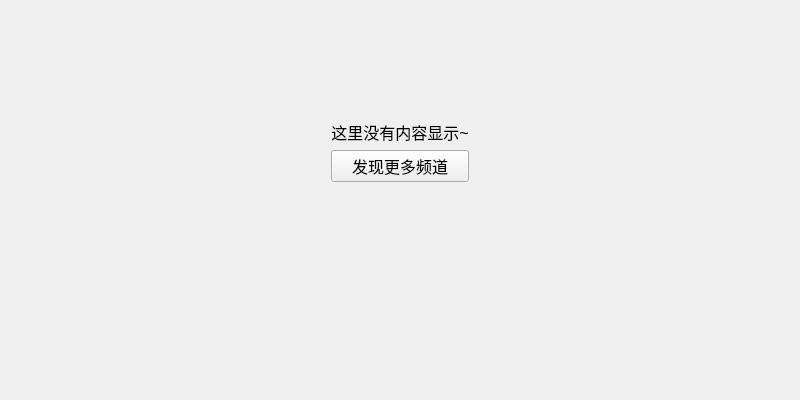
<?xml version="1.0" encoding="UTF-8"?>
<ui version="4.0">
 <class>MVChannel</class>
 <widget class="QWidget" name="MVChannel">
  <property name="geometry">
   <rect>
    <x>0</x>
    <y>0</y>
    <width>800</width>
    <height>400</height>
   </rect>
  </property>
  <property name="windowTitle">
   <string>MVChannel</string>
  </property>
  <layout class="QVBoxLayout" name="verticalLayout">
   <item>
    <widget class="QWidget" name="widget_3" native="true">
     <layout class="QVBoxLayout" name="verticalLayout_8">
      <item>
       <spacer name="verticalSpacer_2">
        <property name="orientation">
         <enum>Qt::Vertical</enum>
        </property>
        <property name="sizeType">
         <enum>QSizePolicy::Fixed</enum>
        </property>
        <property name="sizeHint" stdset="0">
         <size>
          <width>20</width>
          <height>100</height>
         </size>
        </property>
       </spacer>
      </item>
      <item>
       <layout class="QGridLayout" name="gridLayout">
        <item row="0" column="0">
         <spacer name="horizontalSpacer_8">
          <property name="orientation">
           <enum>Qt::Horizontal</enum>
          </property>
          <property name="sizeHint" stdset="0">
           <size>
            <width>40</width>
            <height>20</height>
           </size>
          </property>
         </spacer>
        </item>
        <item row="0" column="1">
         <widget class="QLabel" name="label_16">
          <property name="font">
           <font>
            <pointsize>12</pointsize>
           </font>
          </property>
          <property name="text">
           <string>这里没有内容显示~</string>
          </property>
          <property name="alignment">
           <set>Qt::AlignCenter</set>
          </property>
         </widget>
        </item>
        <item row="0" column="2" rowspan="2">
         <spacer name="horizontalSpacer_9">
          <property name="orientation">
           <enum>Qt::Horizontal</enum>
          </property>
          <property name="sizeHint" stdset="0">
           <size>
            <width>40</width>
            <height>20</height>
           </size>
          </property>
         </spacer>
        </item>
        <item row="1" column="1" rowspan="2">
         <widget class="QPushButton" name="pushButton_7">
          <property name="font">
           <font>
            <pointsize>12</pointsize>
           </font>
          </property>
          <property name="cursor">
           <cursorShape>PointingHandCursor</cursorShape>
          </property>
          <property name="text">
           <string>发现更多频道</string>
          </property>
         </widget>
        </item>
        <item row="2" column="0">
         <spacer name="horizontalSpacer_11">
          <property name="orientation">
           <enum>Qt::Horizontal</enum>
          </property>
          <property name="sizeHint" stdset="0">
           <size>
            <width>40</width>
            <height>20</height>
           </size>
          </property>
         </spacer>
        </item>
        <item row="2" column="2">
         <spacer name="horizontalSpacer_10">
          <property name="orientation">
           <enum>Qt::Horizontal</enum>
          </property>
          <property name="sizeHint" stdset="0">
           <size>
            <width>40</width>
            <height>20</height>
           </size>
          </property>
         </spacer>
        </item>
       </layout>
      </item>
      <item>
       <spacer name="verticalSpacer">
        <property name="orientation">
         <enum>Qt::Vertical</enum>
        </property>
        <property name="sizeHint" stdset="0">
         <size>
          <width>20</width>
          <height>40</height>
         </size>
        </property>
       </spacer>
      </item>
     </layout>
    </widget>
   </item>
  </layout>
 </widget>
 <resources/>
 <connections/>
</ui>
